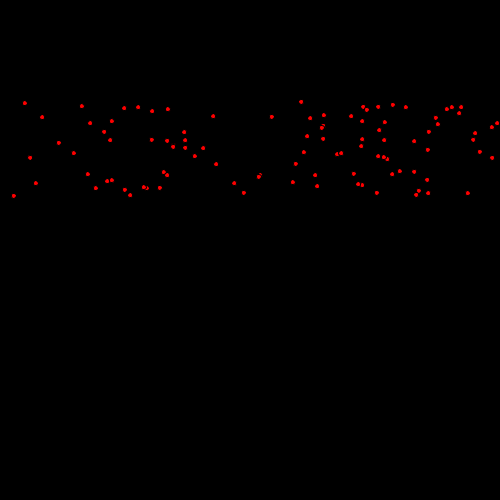
Frame 1 (no input)
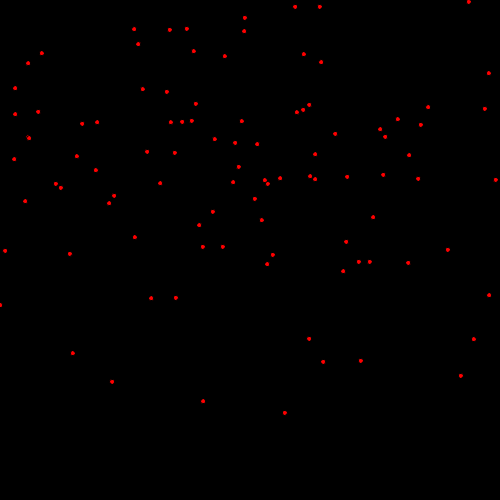
Frame 60 (the mouse pressed at the canvas centre just before this capture)
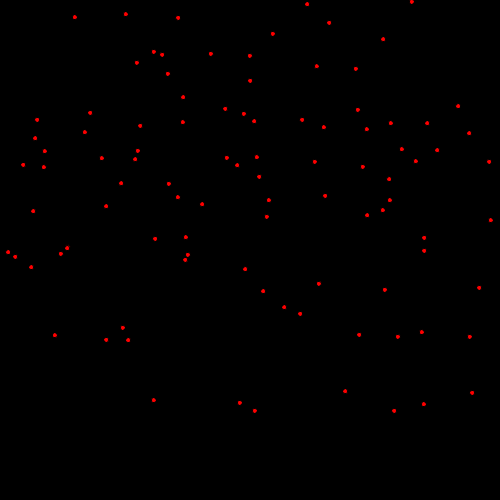
Frame 120 (the mouse held since frame 60 and released just before this capture)

The Processing sketch that drew these frames (run headless with seeded random() and noise(); from frame 60 on, the mouse is pressed at the canvas centre):

// Processing sketch: week09_4_game99
// ── week09_4_game99.pde
class Ball{
  float x,y,vx,vy;
  boolean dead;
  Ball(){
    reborn();
  }
  void reborn(){
    x=random(500);
    y=random(100,200);
    vx=random(-4,4);
    vy=random(-4,4);
    dead=false;
  }
  void draw(){
    if(dead==true)return;
    fill(255,0,0); ellipse(x,y,5,5);
    if(dist(mouseX,mouseY,x,y)<5){
      dead=true;
      gameOver=true;
    }
    x=x+vx;
    y=y+vy;
    if(y>500||y<0) reborn();
    if(x>500||x<0) reborn();
  }
}
Ball [] balls;
void setup(){
  size(500,500);
  balls=new Ball[99];
  for(int i=0;i<99;i++){
    balls[i]=new Ball();
  }
}
boolean gameOver=false;
void draw(){
  background(0);
  for(int i=0;i<99;i++){
    balls[i].draw();
  }
  if(gameOver)background(255,0,0);
}
